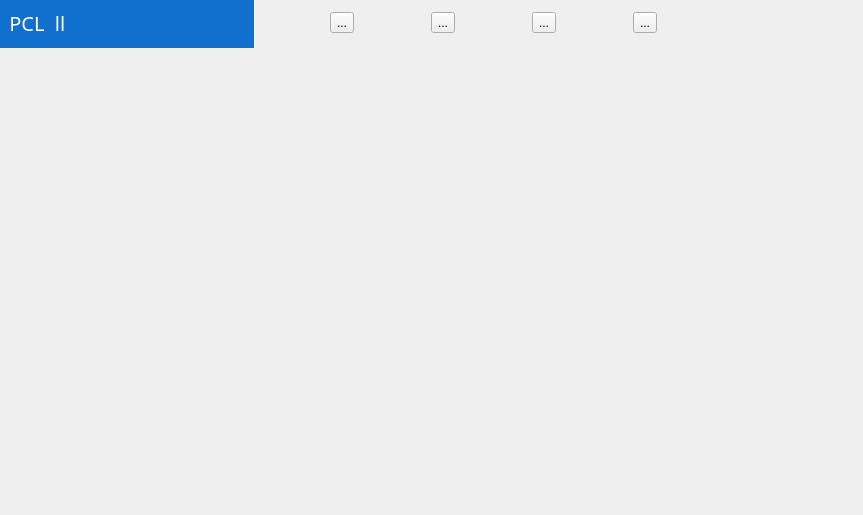
<?xml version="1.0" encoding="UTF-8"?>
<ui version="4.0">
 <class>FakePCL2</class>
 <widget class="QWidget" name="FakePCL2">
  <property name="geometry">
   <rect>
    <x>0</x>
    <y>0</y>
    <width>863</width>
    <height>515</height>
   </rect>
  </property>
  <property name="windowTitle">
   <string>Form</string>
  </property>
  <widget class="QWidget" name="verticalLayoutWidget">
   <property name="geometry">
    <rect>
     <x>0</x>
     <y>-3</y>
     <width>861</width>
     <height>521</height>
    </rect>
   </property>
   <layout class="QVBoxLayout" name="winLayout">
    <item>
     <widget class="QWidget" name="hintwidget" native="true">
      <property name="sizePolicy">
       <sizepolicy hsizetype="Preferred" vsizetype="Preferred">
        <horstretch>0</horstretch>
        <verstretch>1</verstretch>
       </sizepolicy>
      </property>
      <widget class="QWidget" name="horizontalLayoutWidget">
       <property name="geometry">
        <rect>
         <x>-1</x>
         <y>0</y>
         <width>861</width>
         <height>51</height>
        </rect>
       </property>
       <layout class="QHBoxLayout" name="hintlLayout">
        <item>
         <widget class="QLabel" name="pcl2symbol">
          <property name="sizePolicy">
           <sizepolicy hsizetype="Preferred" vsizetype="Preferred">
            <horstretch>6</horstretch>
            <verstretch>0</verstretch>
           </sizepolicy>
          </property>
          <property name="font">
           <font>
            <family>微软雅黑</family>
            <pointsize>-1</pointsize>
           </font>
          </property>
          <property name="autoFillBackground">
           <bool>false</bool>
          </property>
          <property name="styleSheet">
           <string notr="true">color: white;
font-size: 20px;
background-color: rgb(17,111,206)</string>
          </property>
          <property name="text">
           <string>  PCL  ll</string>
          </property>
          <property name="alignment">
           <set>Qt::AlignLeading|Qt::AlignLeft|Qt::AlignVCenter</set>
          </property>
         </widget>
        </item>
        <item>
         <widget class="QWidget" name="widget_2" native="true">
          <property name="sizePolicy">
           <sizepolicy hsizetype="Preferred" vsizetype="Preferred">
            <horstretch>11</horstretch>
            <verstretch>0</verstretch>
           </sizepolicy>
          </property>
          <widget class="QWidget" name="horizontalLayoutWidget_2">
           <property name="geometry">
            <rect>
             <x>-1</x>
             <y>0</y>
             <width>471</width>
             <height>51</height>
            </rect>
           </property>
           <layout class="QHBoxLayout" name="horizontalLayout">
            <item>
             <widget class="QToolButton" name="startbtn">
              <property name="text">
               <string>...</string>
              </property>
             </widget>
            </item>
            <item>
             <widget class="QToolButton" name="downloadbtn">
              <property name="text">
               <string>...</string>
              </property>
             </widget>
            </item>
            <item>
             <widget class="QToolButton" name="settingsbtn">
              <property name="text">
               <string>...</string>
              </property>
             </widget>
            </item>
            <item>
             <widget class="QToolButton" name="morebtn">
              <property name="text">
               <string>...</string>
              </property>
             </widget>
            </item>
           </layout>
          </widget>
         </widget>
        </item>
        <item>
         <widget class="QWidget" name="widget" native="true">
          <property name="sizePolicy">
           <sizepolicy hsizetype="Preferred" vsizetype="Preferred">
            <horstretch>3</horstretch>
            <verstretch>0</verstretch>
           </sizepolicy>
          </property>
         </widget>
        </item>
       </layout>
      </widget>
     </widget>
    </item>
    <item>
     <widget class="QWidget" name="infowidget" native="true">
      <property name="sizePolicy">
       <sizepolicy hsizetype="Preferred" vsizetype="Preferred">
        <horstretch>0</horstretch>
        <verstretch>9</verstretch>
       </sizepolicy>
      </property>
      <property name="minimumSize">
       <size>
        <width>419</width>
        <height>0</height>
       </size>
      </property>
     </widget>
    </item>
   </layout>
  </widget>
 </widget>
 <resources/>
 <connections/>
</ui>
